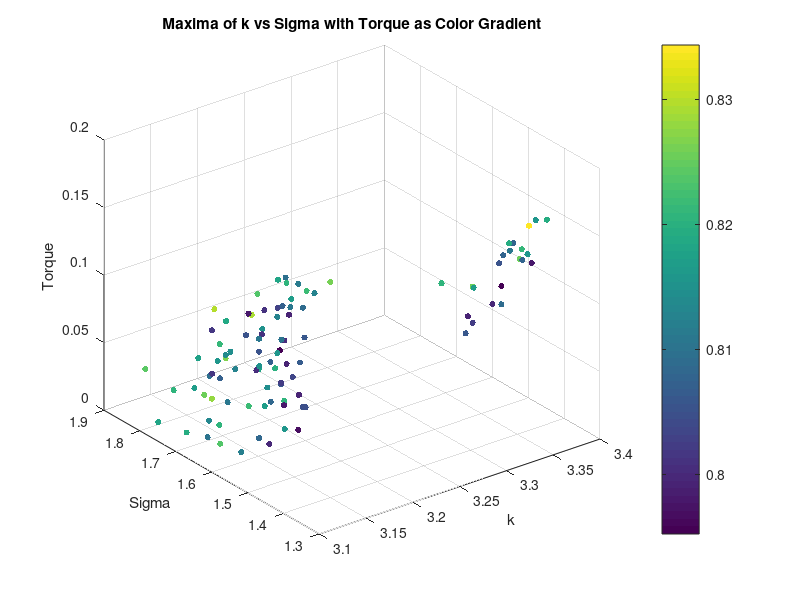
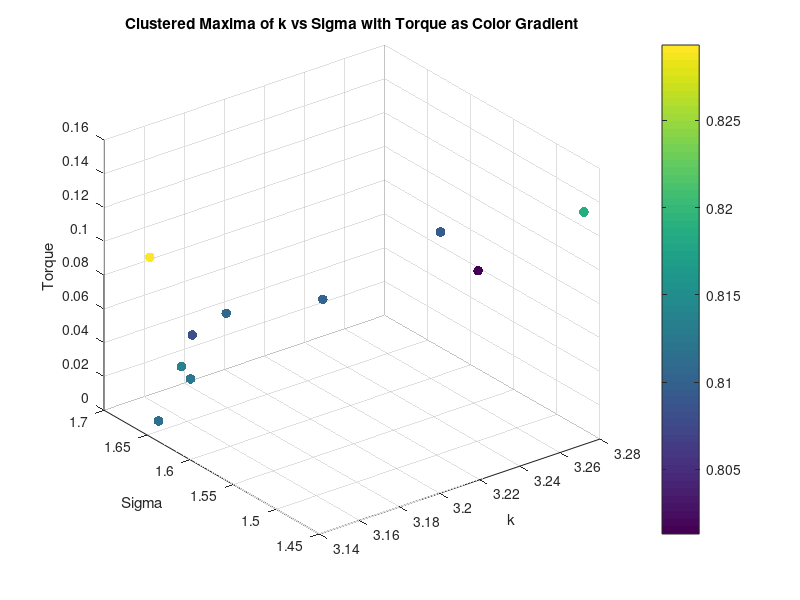
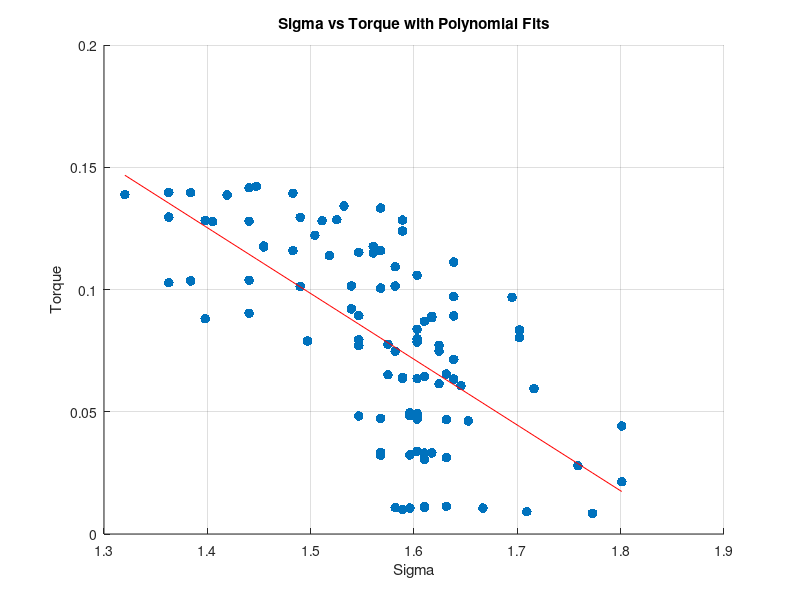
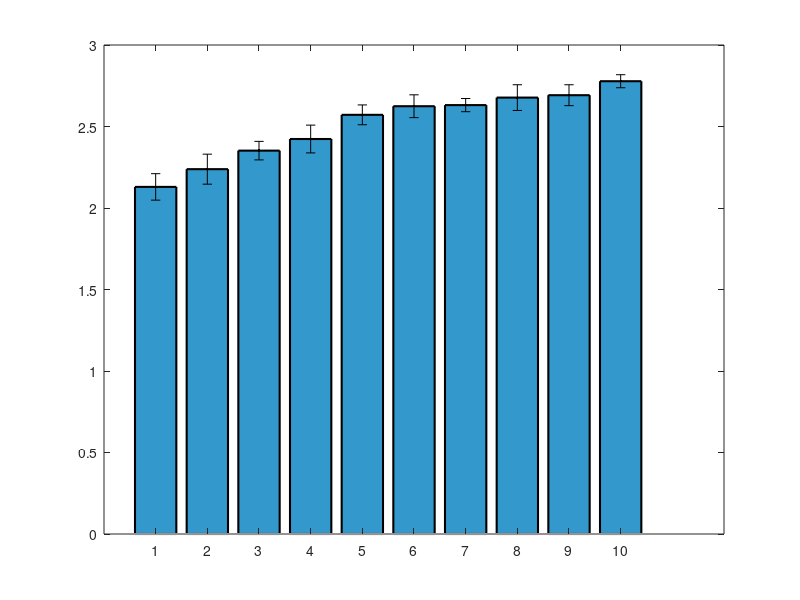

Write the MATLAB code that produced these figures, in order. (Note: this script raises an error after producing the figures.)
clear all;
close all;


%% Torque Analysis
load('maxima_data.mat');
scatter3(maxima_k, maxima_sigma, torque_values, 20, maxima_corr, 'filled');
xlabel('k');
ylabel('Sigma');
zlabel('Torque');
title('Maxima of k vs Sigma with Torque as Color Gradient');
colorbar;
grid on;
% K means clustering of torque into 10 clusters, taking mean of each cluster k, sigma and corr too
[cluster_idx, cluster_centers] = kmeans(torque_values', 10);
% Take the mean of each cluster
torque_means = zeros(10, 1);
sigma_means = zeros(10, 1);
sigma_stds = zeros(10, 1);
k_means = zeros(10, 1);
corr_means = zeros(10, 1);
for i = 1:10
    torque_means(i) = mean(torque_values(cluster_idx == i));
    sigma_means(i) = mean(maxima_sigma(cluster_idx == i));
    k_means(i) = mean(maxima_k(cluster_idx == i));
    corr_means(i) = mean(maxima_corr(cluster_idx == i));
    sigma_stds(i) = std(maxima_sigma(cluster_idx == i));
end
% Plot the clusters
figure;
scatter3(k_means, sigma_means, torque_means, 50, corr_means, 'filled');
xlabel('k');
ylabel('Sigma');
zlabel('Torque');
title('Clustered Maxima of k vs Sigma with Torque as Color Gradient');
colorbar;
grid on;
% Ensure data is sorted for polyfit
[sigma_sorted, sort_idx] = sort(maxima_sigma);
torque_sorted = torque_values(sort_idx);
% Display correlation between torque and sigma
disp('Correlation between Torque and Sigma:');
disp(corr(torque_sorted', sigma_sorted'));
% Display correlation between torque and sigma^2
disp('Correlation between Torque and Sigma^2:');
disp(corr(torque_sorted', sigma_sorted'.^2));
% Polyfit for sigma vs torque (order 1 and 2)
p1_sigma = polyfit(sigma_sorted, torque_sorted, 1);
% Calculate fitted values and normalized MSE for sigma vs torque
fitted_torque_p1_sigma = polyval(p1_sigma, sigma_sorted);
mse_p1_sigma = mean((torque_sorted - fitted_torque_p1_sigma).^2);
nmse_p1_sigma = mse_p1_sigma / var(torque_sorted);
% Display results for sigma vs torque
disp('Sigma vs Torque:');
disp(['Order 1 nMSE: ', num2str(nmse_p1_sigma)]);
%display correlation between torque and sigma
% Plot for sigma vs torque with polynomial fits (first instance)
figure;
scatter(sigma_sorted, torque_sorted, 50, 'filled','DisplayName', 'Data');
hold on;
plot(sigma_sorted, fitted_torque_p1_sigma, '-r', 'DisplayName', ...
    ['Order 1 Fit: y = ', num2str(p1_sigma(1)), 'x + ', num2str(p1_sigma(2)), ...
    ', nMSE = ', num2str(nmse_p1_sigma)]);
xlabel('Sigma');
ylabel('Torque');
title('Sigma vs Torque with Polynomial Fits');
grid on;

%Plot means of sigma as bar plot with variance as error bars
figure;
[sorted_sigma_means,idx] = sort(sigma_means);
sorted_sigma_stds = sigma_stds(idx);
bar(sorted_sigma_means.^2, 'FaceColor', [0.2 0.6 0.8], 'EdgeColor', 'k', 'LineWidth', 1.5);
% Set the x-ticks to the cluster indices
hold on;
errorbar(sorted_sigma_means.^2,sorted_sigma_stds, 'k.', 'LineWidth', 1.5);
ylim([1.9 3.5]);

xlabel('Torque Number');
ylabel('Mean Sigma');

% Ensure data is sorted for polyfit
[sigma_sorted, sort_idx] = sort(sigma_means);
torque_sorted = torque_means(sort_idx);
%Display correlation between torque and sigma
disp('Correlation between Torque and Sigma:');
disp(corr(torque_sorted, sigma_sorted));
%Display correlation between torque and sigma^2
disp('Correlation between Torque and Sigma^2:');
disp(corr(torque_sorted, sigma_sorted.^2));
% Polyfit for sigma vs torque (order 1 and 2)
p1_sigma = polyfit(sigma_sorted, torque_sorted, 1);
p2_sigma = polyfit(sigma_sorted, torque_sorted, 2);
% Calculate zitted values and normalized MSE for sigma vs torque
fitted_torque_p1_sigma = polyval(p1_sigma, sigma_sorted);
fitted_torque_p2_sigma = polyval(p2_sigma, sigma_sorted);
mse_p1_sigma = mean((torque_sorted - fitted_torque_p1_sigma).^2);
mse_p2_sigma = mean((torque_sorted - fitted_torque_p2_sigma).^2);
nmse_p1_sigma = mse_p1_sigma / var(torque_sorted);
nmse_p2_sigma = mse_p2_sigma / var(torque_sorted);
% Display results for sigma vs torque
disp('Sigma vs Torque:');
disp(['Order 1 nMSE: ', num2str(nmse_p1_sigma)]);
disp(['Order 2 nMSE: ', num2str(nmse_p2_sigma)]);
% Plot for sigma vs torque with polynomial fits (second instance)
figure;
scatter(sigma_sorted, torque_sorted, 50, torque_sorted, 'filled', 'DisplayName', 'Data');
colormap(jet); % High contrast colormap suitable for white background
colorbar; % Add a colorbar to indicate the mapping of color to torque_sorted values
hold on;
plot(sigma_sorted, fitted_torque_p1_sigma, '-r', 'DisplayName', ...
    ['Order 1 Fit: y = ', num2str(p1_sigma(1)), 'x + ', num2str(p1_sigma(2)), ...
    ', nMSE = ', num2str(nmse_p1_sigma)]);
plot(sigma_sorted, fitted_torque_p2_sigma, '--g', 'DisplayName', ...
    ['Order 2 Fit: y = ', num2str(p2_sigma(1)), 'x^2 + ', num2str(p2_sigma(2)), ...
    'x + ', num2str(p2_sigma(3)), ', nMSE = ', num2str(nmse_p2_sigma)]);
xlabel('Sigma');
ylabel('Torque');
title('Sigma vs Torque with Polynomial Fits');
legend('show');
grid on;

%% Diameter Analysis
% Saved as diameter_value, k_values(max_k_idx), sigma_values(max_sigma_idx), max_val
load('maxima_data_Diam.mat');

figure;
scatter3(maxima_matrix(:, 2), maxima_matrix(:, 3), maxima_matrix(:, 1), 50, maxima_matrix(:, 1), 'filled'); 
xlabel('k');
ylabel('Sigma');
zlabel('Diameter');
title('Maxima of k vs Sigma with Diameter as Color Gradient');
colorbar;
grid on;

% K vs d
% Ensure data is sorted for polyfit
[k_sorted, sort_idx] = sort(maxima_matrix(:, 2));
d_sorted = maxima_matrix(sort_idx, 1);
% Display correlation between d and k
disp('Correlation between Diameter and k:');
disp(corr(d_sorted, k_sorted));

%plot for k vs diam with polynomial fits
figure;
scatter(k_sorted, d_sorted, 50, d_sorted, 'filled', 'DisplayName', 'Data');
colormap(jet); % High contrast colormap suitable for white background
colorbar; % Add a colorbar to indicate the mapping of color to d_sorted values

hold on;
p1_k = polyfit(k_sorted, d_sorted, 1);
fitted_d_p1_k = polyval(p1_k, k_sorted);
mse_p1_k = mean((d_sorted - fitted_d_p1_k).^2);
nmse_p1_k = mse_p1_k / var(d_sorted);
disp('Diameter vs k:');
disp(['Order 1 nMSE: ', num2str(nmse_p1_k)]);
plot(k_sorted, fitted_d_p1_k, '-r', 'DisplayName', ...
    ['Order 1 Fit: y = ', num2str(p1_k(1)), 'x + ', num2str(p1_k(2)), ...
    ', nMSE = ', num2str(nmse_p1_k)]);
xlabel('k');
ylabel('Diameter');
title('k vs Diameter with Polynomial Fits');
legend('show');

% Compute mean and std of sigma for each unique diameter
unique_diameters = unique(maxima_matrix(:, 1));
sigma_means_diameter = zeros(size(unique_diameters));
sigma_stds_diameter = zeros(size(unique_diameters));

for i = 1:length(unique_diameters)
    sigma_values_for_diameter = maxima_matrix(maxima_matrix(:, 1) == unique_diameters(i), 3);
    sigma_means_diameter(i) = mean(sigma_values_for_diameter);
    sigma_stds_diameter(i) = std(sigma_values_for_diameter);
end

% Bar plot of mean sigma with error bars for each diameter
figure;
bar(unique_diameters, sigma_means_diameter, 'FaceColor', [0.2 0.6 0.8], 'EdgeColor', 'k', 'LineWidth', 1.5);
hold on;
errorbar(unique_diameters, sigma_means_diameter, sigma_stds_diameter, 'k.', 'LineWidth', 1.5);
xlabel('Diameter');
ylabel('Mean Sigma');
title('Mean Sigma for Each Diameter with Error Bars');
grid on;
